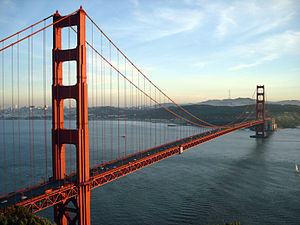
#> input picture imagem/ponte.jpg, 300 x 225 px, found by its file name
$ python Rotacionando_imagem.py
#> lines starting #> are read from the running program, lines starting #| are printed output that depends on the picture
"""
Uma das mais famosas transformações na geometria que também é utilizada em processamento de imagem se
chama affine

A transformação affine ou mapa affine é uma função entre espaços affine que preservam os pontos
grossura de linhas e planos. Além disso, linhas paralelas permancecem paralelas após uma transformação affine.

Essas transformções não necessariamente preservam a distancia entre pontos mas ela preserva a proporção
das distancias entre os pontos de uma linha reta. Uma rotação é um tipo de transformação affine.
"""

# Bibliotecas
import cv2
import imutils
import numpy as np

# Lendo a imagem
imagem = cv2.imread('imagem/ponte.jpg')
#> imagem is the input picture: shape (225, 300, 3); mean B, G, R 141.5, 138.3, 130.4

# Captando altura e largura
(alt, lar) = imagem.shape[:2]
#> alt = 225; lar = 300

# Achando o centro
centro = (lar // 2, alt // 2)
#> centro = (150, 112)

M = cv2.getRotationMatrix2D(centro, 30, 1.0)  # CENTRO ANGULO E ESCALA

imagem_rotacionada = cv2.warpAffine(imagem, M, (lar, alt))
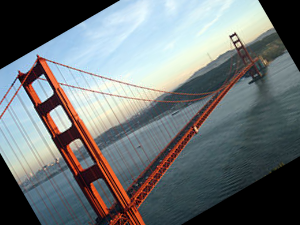
#> imagem_rotacionada: shape (225, 300, 3); mean B, G, R 118.2, 116.3, 110.2

# Abrindo a imagem
cv2.imshow('Imagem rotacionada em 45 graus', imagem)
# So fecha quando apertar algo
cv2.waitKey(0)

$ run again, with imagem/dados.jpg copied over imagem/ponte.jpg
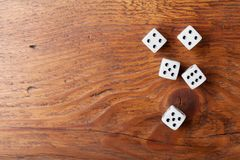
#> input picture imagem/dados.jpg, 240 x 160 px, found by its file name
#> imagem is the input picture: shape (160, 240, 3); mean B, G, R 80.3, 111.2, 170.2
#> `imagem_rotacionada = cv2.warpAffine(imagem, M, (lar, alt))`:
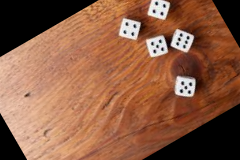
#> imagem_rotacionada: shape (160, 240, 3); mean B, G, R 66.9, 92.1, 140.1

$ run again, with imagem/dados1.jpg copied over imagem/ponte.jpg
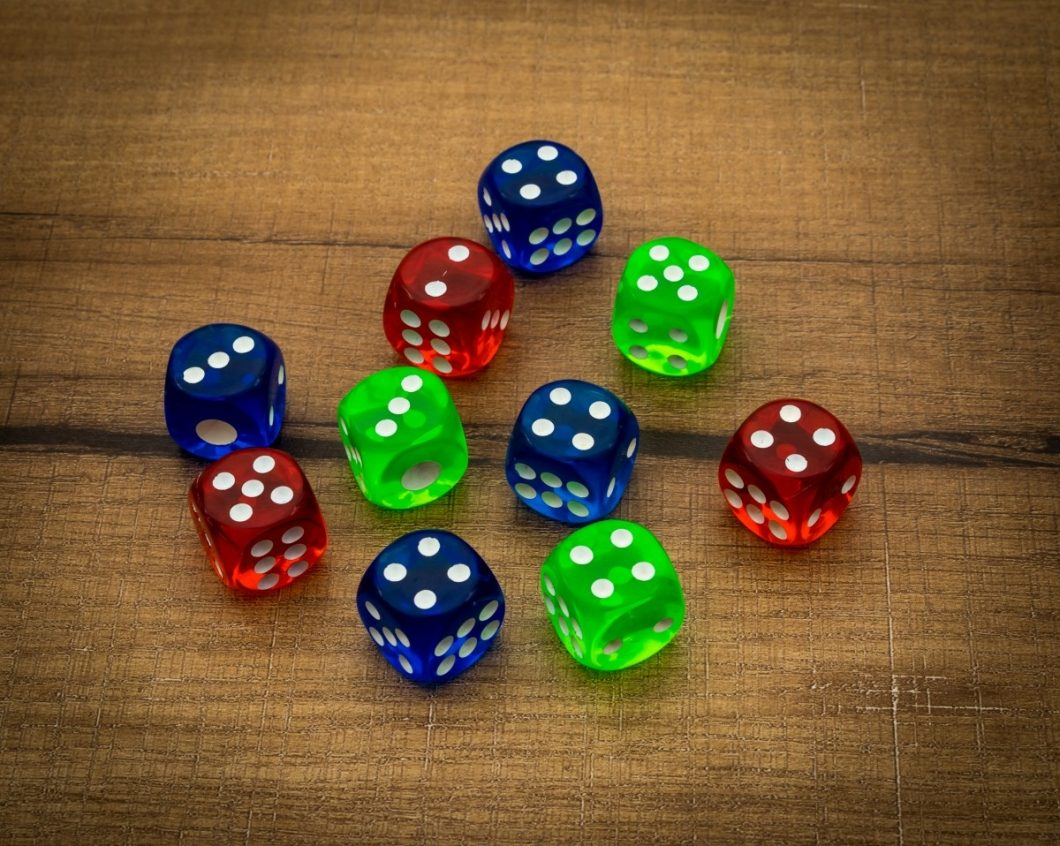
#> input picture imagem/dados1.jpg, 1060 x 846 px, found by its file name
#> imagem is the input picture: shape (846, 1060, 3); mean B, G, R 52.4, 92.6, 117.8
#> `imagem_rotacionada = cv2.warpAffine(imagem, M, (lar, alt))`:
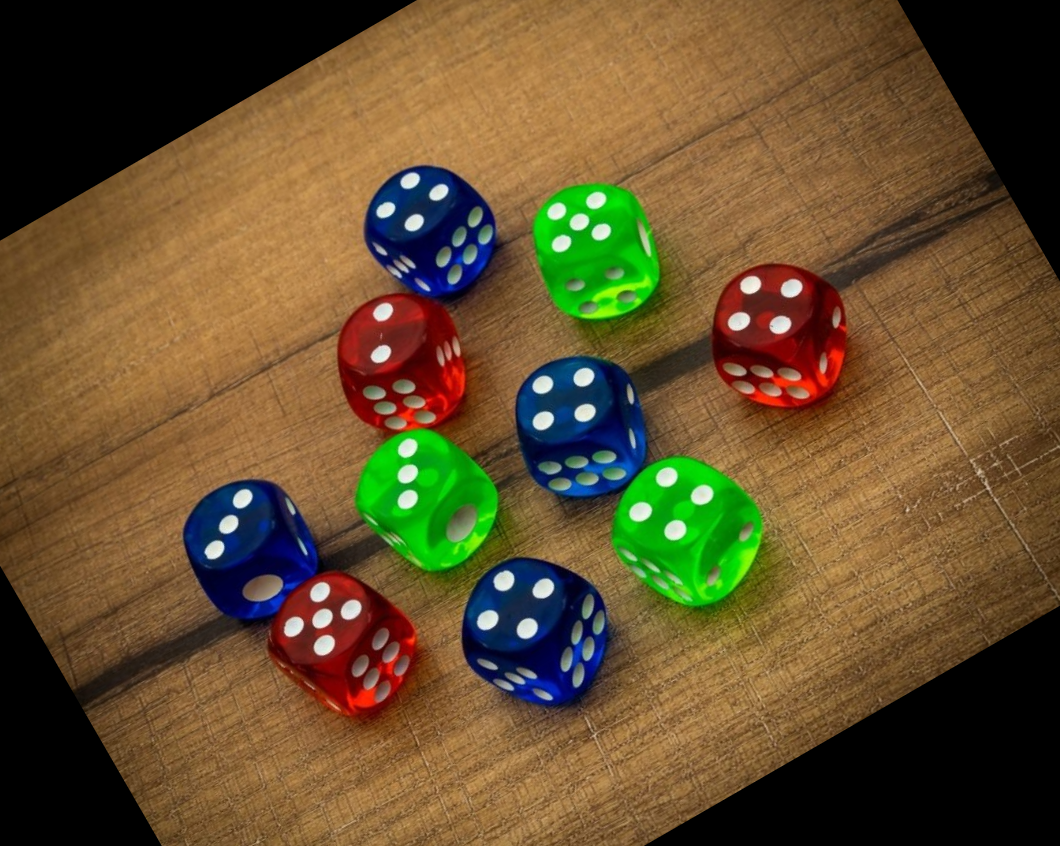
#> imagem_rotacionada: shape (846, 1060, 3); mean B, G, R 46.4, 80.8, 101.1

$ run again, with imagem/pessoas-sorrindo.jpg copied over imagem/ponte.jpg
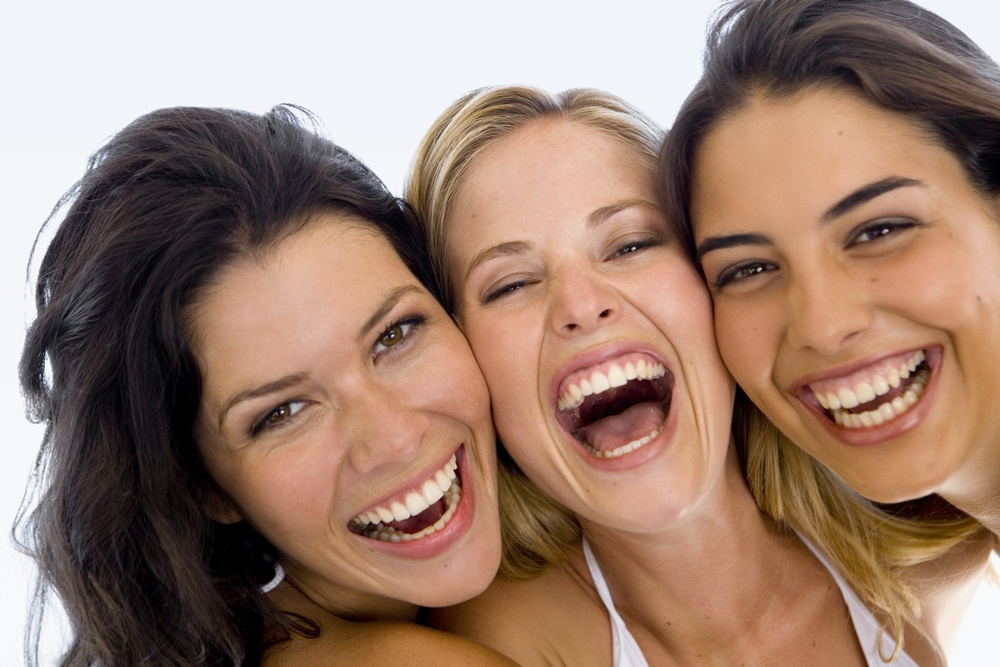
#> input picture imagem/pessoas-sorrindo.jpg, 1000 x 667 px, shrunk from 2121 x 1414 before the run, found by its file name
#> imagem is the input picture: shape (667, 1000, 3); mean B, G, R 112.2, 127.5, 155.8
#> `imagem_rotacionada = cv2.warpAffine(imagem, M, (lar, alt))`:
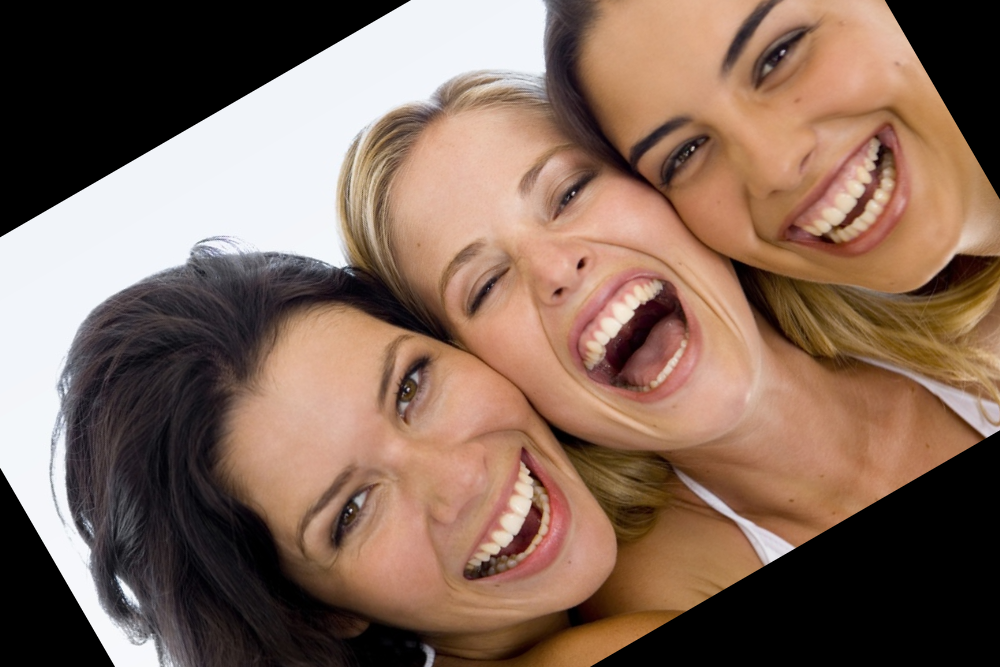
#> imagem_rotacionada: shape (667, 1000, 3); mean B, G, R 91.5, 106, 132
